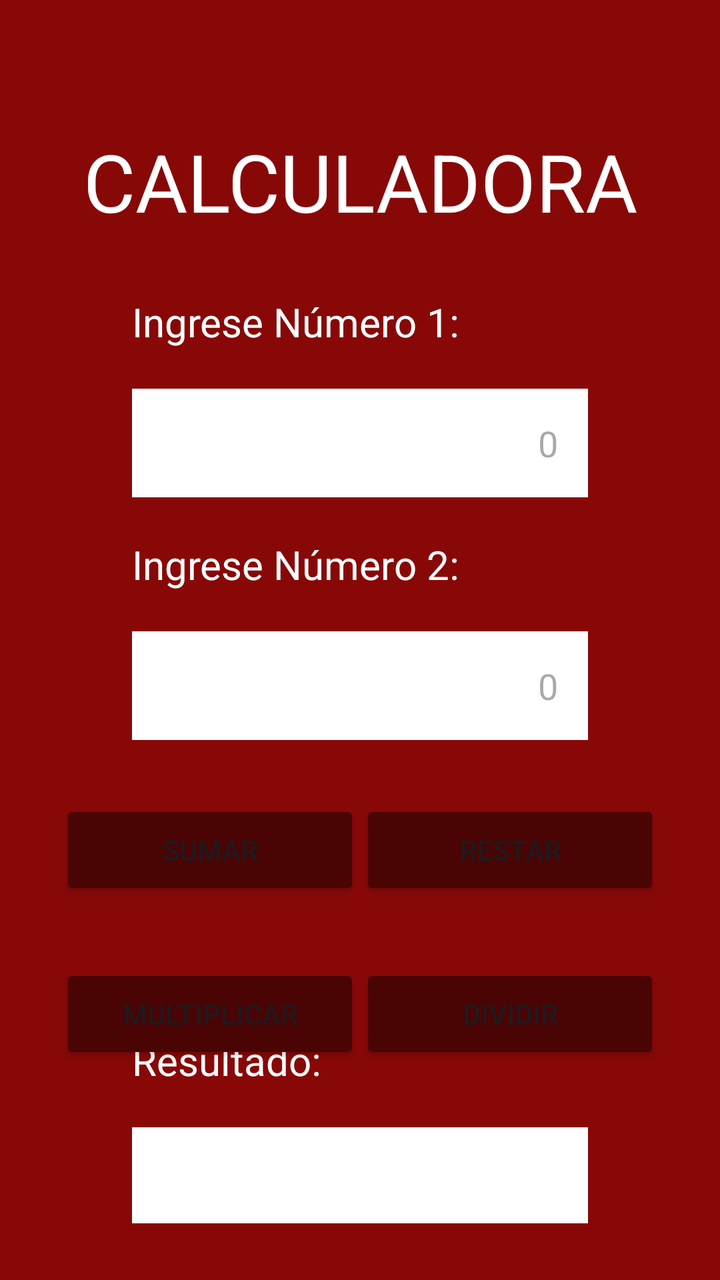
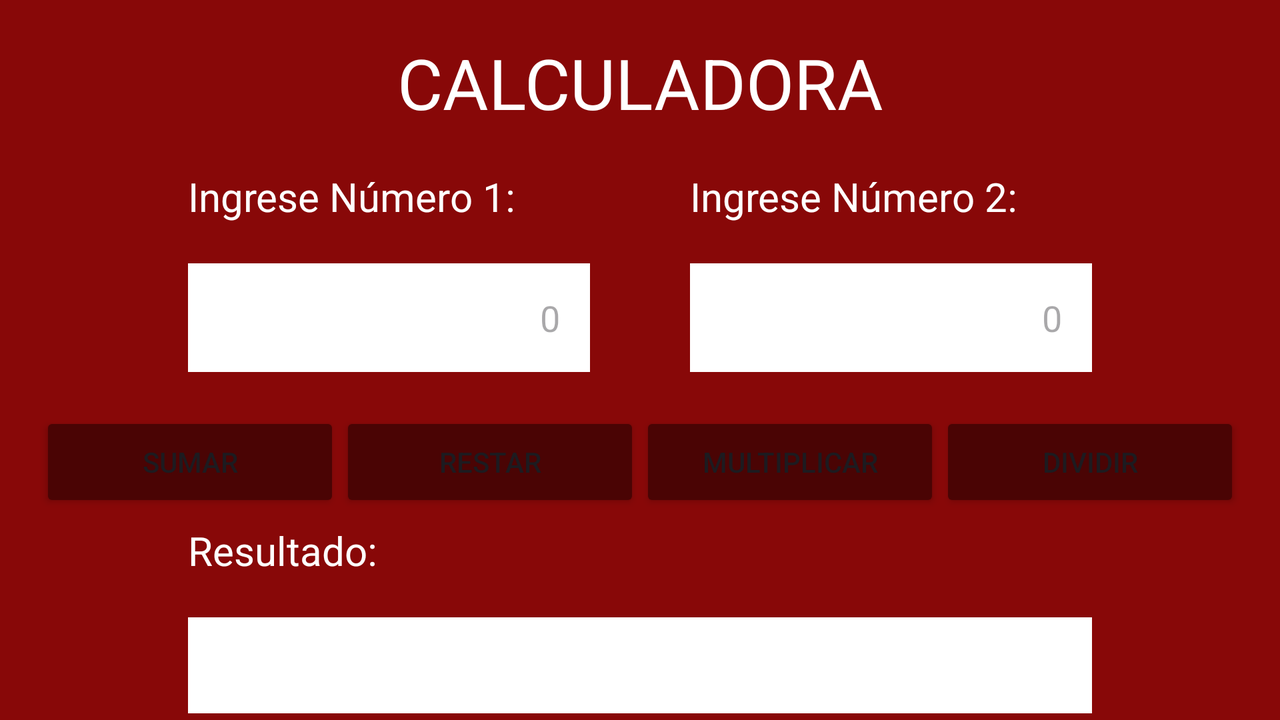

Two renders of one Android screen. The first uses the default layout on a phone; the second uses the alternative layout the repository ships for a different screen configuration, on a matching device. The two XML files are below.
<!-- AndroidManifest.xml: application theme Theme.Calculadora_tutoria_mananas -->
<!-- res/layout/activity_main.xml -->
<?xml version="1.0" encoding="utf-8"?>
<androidx.constraintlayout.widget.ConstraintLayout xmlns:android="http://schemas.android.com/apk/res/android"
    xmlns:app="http://schemas.android.com/apk/res-auto"
    xmlns:tools="http://schemas.android.com/tools"
    android:id="@+id/main"
    android:layout_width="match_parent"
    android:layout_height="match_parent"
    android:background="@color/blood_red"
    tools:context=".MainActivity">

    <TextView
        android:id="@+id/textView0"
        style="@style/textView"
        android:layout_width="0dp"
        android:layout_height="wrap_content"
        android:gravity="center"
        android:text="@string/calculadora_title"
        android:textSize="40dp"
        android:layout_marginTop="0dp"
        app:layout_constraintBottom_toTopOf="@id/lyIngresar"
        app:layout_constraintEnd_toEndOf="@id/guidelineEnd"
        app:layout_constraintStart_toStartOf="@id/guidelineStart"
        app:layout_constraintTop_toBottomOf="@id/guidelineTop" />

    <LinearLayout
        android:id="@+id/lyIngresar"
        android:layout_width="0dp"
        android:layout_height="wrap_content"
        android:layout_marginHorizontal="30dp"
        android:layout_marginTop="10dp"
        android:orientation="vertical"
        app:layout_constraintEnd_toEndOf="@id/guidelineEnd"
        app:layout_constraintStart_toStartOf="@id/guidelineStart"
        app:layout_constraintTop_toBottomOf="@id/textView0">

        <TextView
            android:id="@+id/textView"
            style="@style/textView"
            android:layout_width="match_parent"
            android:layout_height="wrap_content"
            android:text="@string/input_number_1" />

        <EditText
            android:id="@+id/etNumber1"
            style="@style/editText"
            android:layout_width="match_parent"
            android:layout_height="wrap_content"
            android:hint="@string/number_1"
            android:inputType="numberDecimal"
            android:textAlignment="textEnd"/>

        <TextView
            android:id="@+id/textView2"
            style="@style/textView"
            android:layout_width="match_parent"
            android:layout_height="wrap_content"
            android:text="@string/input_number_2" />

        <EditText
            android:id="@+id/etNumber2"
            style="@style/editText"
            android:layout_width="match_parent"
            android:layout_height="wrap_content"
            android:hint="@string/number_2"
            android:inputType="numberDecimal"
            android:textAlignment="textEnd"/>
    </LinearLayout>

    <Button
        android:id="@+id/btnSumar"
        style="@style/buttons"
        android:layout_width="150dp"
        android:layout_height="50dp"
        android:layout_marginTop="30dp"
        android:text="@string/sum"
        app:layout_constraintEnd_toStartOf="@id/btnRestar"
        app:layout_constraintStart_toStartOf="@id/guidelineStart"
        app:layout_constraintTop_toBottomOf="@id/lyIngresar" />

    <Button
        android:id="@+id/btnRestar"
        style="@style/buttons"
        android:layout_width="150dp"
        android:layout_height="50dp"
        android:text="@string/subtract"
        app:layout_constraintEnd_toEndOf="@id/guidelineEnd"
        app:layout_constraintStart_toEndOf="@id/btnSumar"
        app:layout_constraintTop_toTopOf="@+id/btnSumar" />

    <Button
        android:id="@+id/btnMultiplicar"
        style="@style/buttons"
        android:layout_width="150dp"
        android:layout_height="50dp"
        android:layout_marginTop="32dp"
        android:text="@string/multiply"
        app:layout_constraintEnd_toStartOf="@id/btnDividir"
        app:layout_constraintStart_toStartOf="@id/guidelineStart"
        app:layout_constraintTop_toBottomOf="@id/btnSumar" />

    <Button
        android:id="@+id/btnDividir"
        style="@style/buttons"
        android:layout_width="150dp"
        android:layout_height="50dp"
        android:text="@string/divide"
        app:layout_constraintEnd_toEndOf="@id/guidelineEnd"
        app:layout_constraintStart_toEndOf="@id/btnMultiplicar"
        app:layout_constraintTop_toTopOf="@+id/btnMultiplicar" />

    <LinearLayout
        android:id="@+id/lyResultado"
        android:layout_width="0dp"
        android:layout_height="wrap_content"
        android:layout_marginHorizontal="30dp"
        android:orientation="vertical"
        app:layout_constraintEnd_toEndOf="@id/guidelineEnd"
        app:layout_constraintStart_toStartOf="@id/guidelineStart"
        app:layout_constraintTop_toBottomOf="@id/btnMultiplicar"
        app:layout_constraintBottom_toTopOf="@id/guidelineBottom">

        <TextView
            android:id="@+id/textView3"
            style="@style/textView"
            android:layout_width="match_parent"
            android:layout_height="wrap_content"
            android:text="@string/result" />

        <TextView
            android:id="@+id/txtViewResult"
            style="@style/textView"
            android:layout_width="match_parent"
            android:layout_height="48dp"
            android:background="@color/white"
            android:padding="10dp"
            android:text=""
            android:textColor="@color/black"
            android:textAlignment="textEnd"/>


    </LinearLayout>

    <androidx.constraintlayout.widget.Guideline
        android:id="@+id/guidelineStart"
        android:layout_width="wrap_content"
        android:layout_height="wrap_content"
        android:orientation="vertical"
        app:layout_constraintGuide_percent="0.1" />

    <androidx.constraintlayout.widget.Guideline
        android:id="@+id/guidelineEnd"
        android:layout_width="wrap_content"
        android:layout_height="wrap_content"
        android:orientation="vertical"
        app:layout_constraintGuide_percent="0.9" />

    <androidx.constraintlayout.widget.Guideline
        android:id="@+id/guidelineTop"
        android:layout_width="wrap_content"
        android:layout_height="wrap_content"
        android:orientation="horizontal"
        app:layout_constraintGuide_percent="0.1" />

    <androidx.constraintlayout.widget.Guideline
        android:id="@+id/guidelineBottom"
        android:layout_width="wrap_content"
        android:layout_height="wrap_content"
        android:orientation="horizontal"
        app:layout_constraintGuide_percent="0.9" />


</androidx.constraintlayout.widget.ConstraintLayout>
<!-- resources referenced by this layout -->
<resources>
  <color name="black">#FF000000</color>
  <color name="blood_red">#880808</color>
  <color name="white">#FFFFFFFF</color>
  <string name="calculadora_title">CALCULADORA</string>
  <string name="divide">Dividir</string>
  <string name="input_number_1">Ingrese Número 1:</string>
  <string name="input_number_2">Ingrese Número 2:</string>
  <string name="multiply">Multiplicar</string>
  <string name="number_1">0</string>
  <string name="number_2">0</string>
  <string name="result">Resultado:</string>
  <string name="subtract">Restar</string>
  <string name="sum">Sumar</string>
  <style name="buttons">
          <item name="android:backgroundTint">@color/black_red</item>
          <item name="strokeColor">@color/black</item>
          <item name="strokeWidth">2dp</item>
          <item name="cornerRadius">5dp</item>
          <item name="elevation">15dp</item>
      </style>
  <style name="editText">
          <item name="android:background">@color/white</item>
          <item name="android:layout_marginTop">20dp</item>
          <item name="android:padding">15dp</item>
      </style>
  <style name="textView">
          <item name="android:textColor">@color/white</item>
          <item name="android:textSize">20sp</item>
          <item name="android:layout_marginTop">20dp</item>
      </style>
  <style name="Theme.Calculadora_tutoria_mananas" parent="Base.Theme.Calculadora_tutoria_mananas" />
  <color name="black_red">#4A0404</color>
  <style name="Base.Theme.Calculadora_tutoria_mananas" parent="Theme.Material3.DayNight.NoActionBar">
          
          
      </style>
</resources>
<!-- res/layout-land/activity_main.xml (the author's variant of the layout above) -->
<!-- drawn on the phone turned sideways -->
<?xml version="1.0" encoding="utf-8"?>
<androidx.constraintlayout.widget.ConstraintLayout xmlns:android="http://schemas.android.com/apk/res/android"
    xmlns:app="http://schemas.android.com/apk/res-auto"
    xmlns:tools="http://schemas.android.com/tools"
    android:id="@+id/main"
    android:layout_width="match_parent"
    android:layout_height="match_parent"
    android:background="@color/blood_red"
    tools:context=".MainActivity">

    <TextView
        android:id="@+id/textView0"
        style="@style/textView"
        android:layout_width="0dp"
        android:layout_height="wrap_content"
        android:gravity="center"
        android:text="@string/calculadora_title"
        android:textSize="35sp"
        android:layout_marginTop="0dp"
        app:layout_constraintBottom_toTopOf="@id/lyIngresar"
        app:layout_constraintEnd_toEndOf="@id/guidelineEnd"
        app:layout_constraintStart_toStartOf="@id/guidelineStart"
        app:layout_constraintTop_toBottomOf="@id/guidelineTop" />

    <LinearLayout
        android:id="@+id/lyIngresar"
        android:layout_width="0dp"
        android:layout_height="wrap_content"
        android:layout_marginHorizontal="30dp"
        android:orientation="horizontal"
        app:layout_constraintEnd_toEndOf="@id/guidelineEnd"
        app:layout_constraintStart_toStartOf="@id/guidelineStart"
        app:layout_constraintTop_toBottomOf="@id/textView0">

        <LinearLayout
            android:layout_width="wrap_content"
            android:layout_height="wrap_content"
            android:orientation="vertical"
            android:layout_marginEnd="50dp"
            android:layout_weight="1">

            <TextView
                android:id="@+id/textView"
                style="@style/textView"
                android:layout_width="match_parent"
                android:layout_height="wrap_content"
                android:text="@string/input_number_1" />

            <EditText
                android:id="@+id/etNumber1"
                style="@style/editText"
                android:layout_width="match_parent"
                android:layout_height="wrap_content"
                android:hint="@string/number_1"
                android:inputType="numberDecimal"
                android:textAlignment="textEnd"/>

        </LinearLayout>

        <LinearLayout
            android:layout_width="wrap_content"
            android:layout_height="wrap_content"
            android:orientation="vertical"
            android:layout_weight="1">

            <TextView
                android:id="@+id/textView2"
                style="@style/textView"
                android:layout_width="match_parent"
                android:layout_height="wrap_content"
                android:text="@string/input_number_2" />

            <EditText
                android:id="@+id/etNumber2"
                style="@style/editText"
                android:layout_width="match_parent"
                android:layout_height="wrap_content"
                android:hint="@string/number_2"
                android:inputType="numberDecimal"
                android:textAlignment="textEnd"/>
        </LinearLayout>


    </LinearLayout>

    <Button
        android:id="@+id/btnSumar"
        style="@style/buttons"
        android:layout_width="150dp"
        android:layout_height="50dp"
        android:layout_marginTop="20dp"
        android:text="@string/sum"
        app:layout_constraintEnd_toStartOf="@id/btnRestar"
        app:layout_constraintStart_toStartOf="@id/guidelineStart"
        app:layout_constraintTop_toBottomOf="@id/lyIngresar" />

    <Button
        android:id="@+id/btnRestar"
        style="@style/buttons"
        android:layout_width="150dp"
        android:layout_height="50dp"
        android:layout_marginTop="20dp"
        android:text="@string/subtract"
        app:layout_constraintEnd_toStartOf="@id/btnMultiplicar"
        app:layout_constraintStart_toEndOf="@id/btnSumar"
        app:layout_constraintTop_toBottomOf="@+id/lyIngresar" />

    <Button
        android:id="@+id/btnMultiplicar"
        style="@style/buttons"
        android:layout_width="150dp"
        android:layout_height="50dp"
        android:layout_marginTop="20dp"
        android:text="@string/multiply"
        app:layout_constraintEnd_toStartOf="@id/btnDividir"
        app:layout_constraintStart_toEndOf="@id/btnRestar"
        app:layout_constraintTop_toBottomOf="@id/lyIngresar" />

    <Button
        android:id="@+id/btnDividir"
        style="@style/buttons"
        android:layout_width="150dp"
        android:layout_height="50dp"
        android:layout_marginTop="20dp"
        android:text="@string/divide"
        app:layout_constraintEnd_toEndOf="@id/guidelineEnd"
        app:layout_constraintStart_toEndOf="@id/btnMultiplicar"
        app:layout_constraintTop_toBottomOf="@+id/lyIngresar" />

    <LinearLayout
        android:id="@+id/lyResultado"
        android:layout_width="0dp"
        android:layout_height="wrap_content"
        android:layout_marginHorizontal="30dp"
        android:orientation="vertical"
        app:layout_constraintEnd_toEndOf="@id/guidelineEnd"
        app:layout_constraintStart_toStartOf="@id/guidelineStart"
        app:layout_constraintTop_toBottomOf="@id/btnMultiplicar"
        app:layout_constraintBottom_toTopOf="@id/guidelineBottom">

        <TextView
            android:id="@+id/textView3"
            style="@style/textView"
            android:layout_width="match_parent"
            android:layout_height="wrap_content"
            android:text="@string/result" />

        <TextView
            android:id="@+id/txtViewResult"
            style="@style/textView"
            android:layout_width="match_parent"
            android:layout_height="48dp"
            android:background="@color/white"
            android:padding="10dp"
            android:text=""
            android:textColor="@color/black"
            android:textAlignment="textEnd"/>


    </LinearLayout>

    <androidx.constraintlayout.widget.Guideline
        android:id="@+id/guidelineStart"
        android:layout_width="wrap_content"
        android:layout_height="wrap_content"
        android:orientation="vertical"
        app:layout_constraintGuide_percent="0.1" />

    <androidx.constraintlayout.widget.Guideline
        android:id="@+id/guidelineEnd"
        android:layout_width="wrap_content"
        android:layout_height="wrap_content"
        android:orientation="vertical"
        app:layout_constraintGuide_percent="0.9" />

    <androidx.constraintlayout.widget.Guideline
        android:id="@+id/guidelineTop"
        android:layout_width="wrap_content"
        android:layout_height="wrap_content"
        android:orientation="horizontal"
        app:layout_constraintGuide_percent="0.05" />

    <androidx.constraintlayout.widget.Guideline
        android:id="@+id/guidelineBottom"
        android:layout_width="wrap_content"
        android:layout_height="wrap_content"
        android:orientation="horizontal"
        app:layout_constraintGuide_percent="0.95" />


</androidx.constraintlayout.widget.ConstraintLayout>
